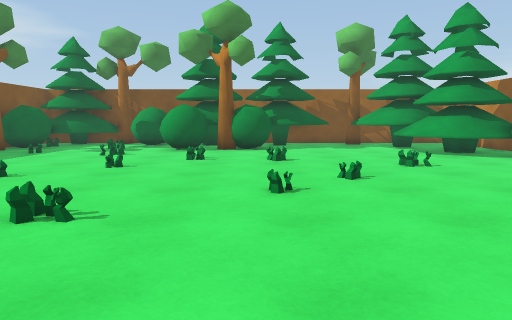
view 1 (above)

21 first-person views from a walk through a Unity game level. The camera is 1.2 m above the floor, tilts 6° down and sees 70° across. The floor is counted in squares, 1 m on a side. Each view is taken from the middle of a square. On the plan, view 1 faces up. The plan holds only what a view shows up to about 15 squares ahead; the rest is blank. The player character is not drawn.

view 2
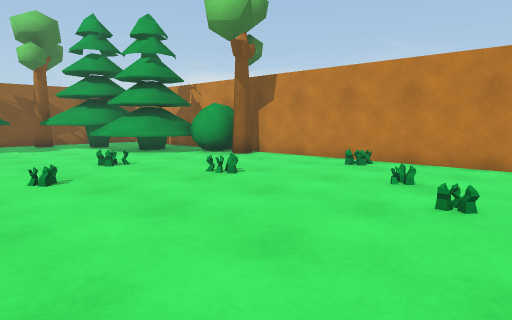

view 3
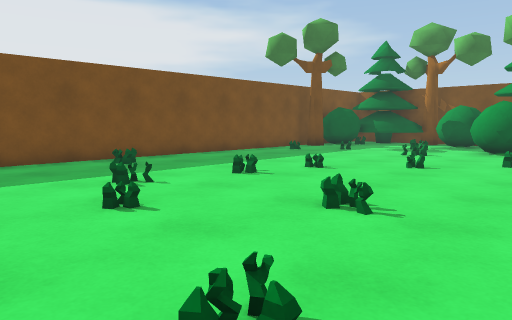

view 4
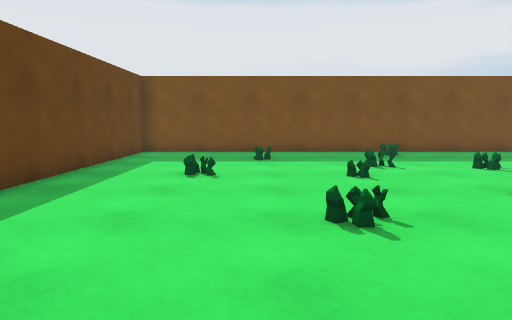

view 5
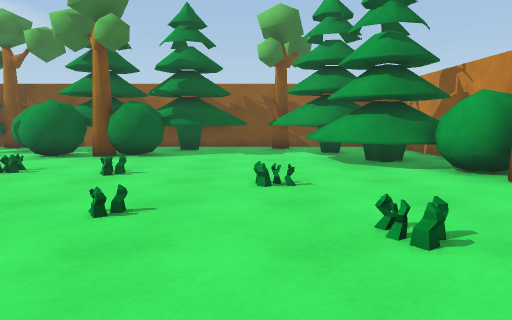

view 6
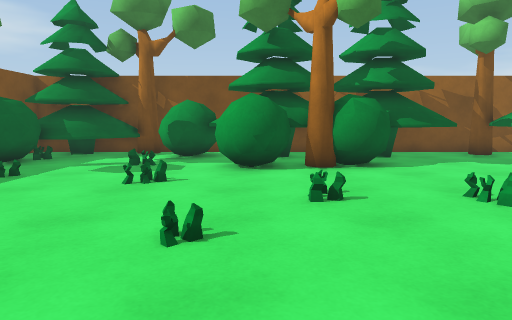

view 7
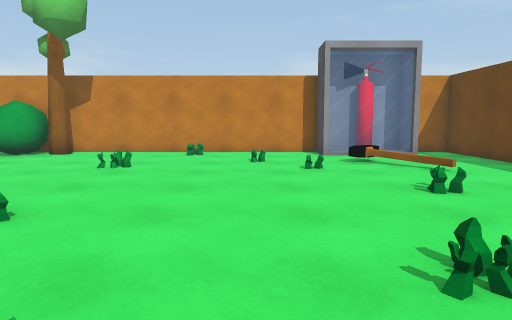

view 8
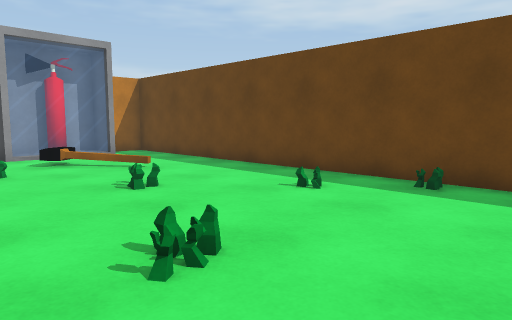

view 9
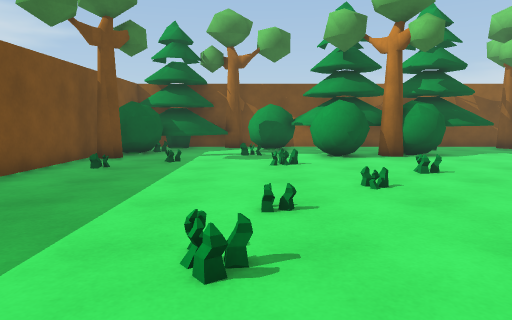

view 10
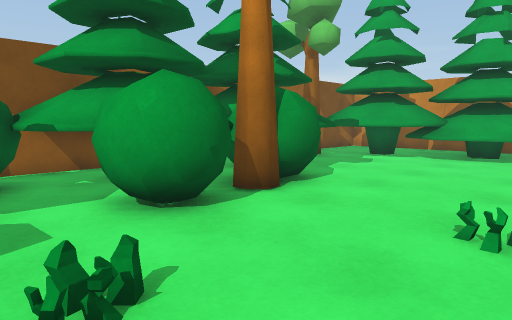

view 11
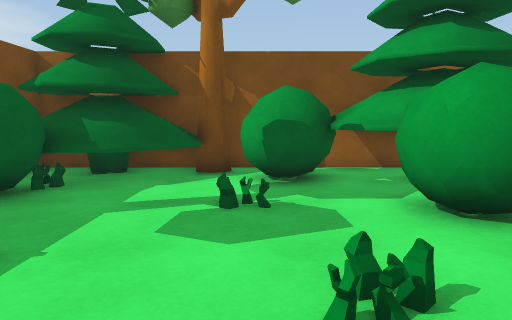

view 12
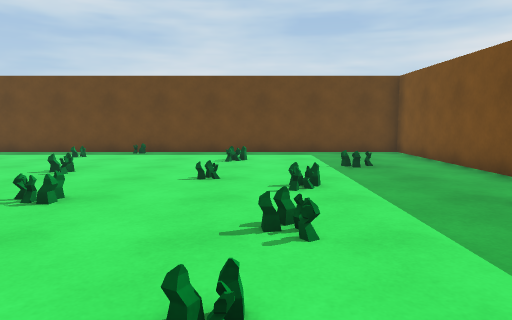

view 13
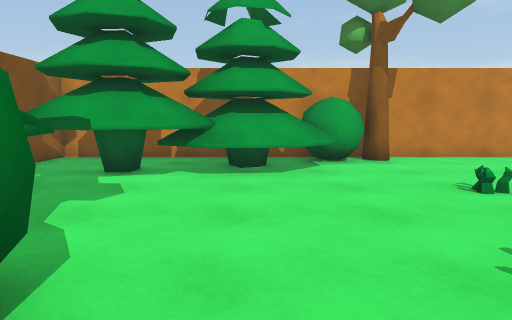

view 14
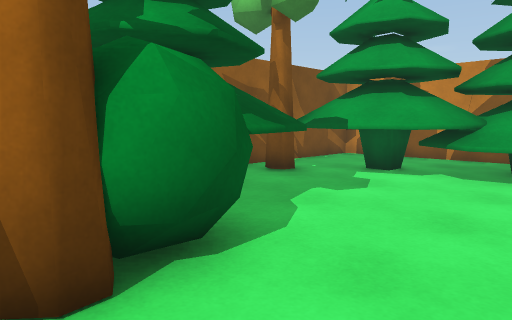

view 15
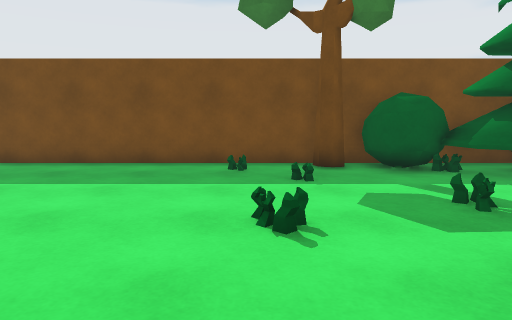

view 16
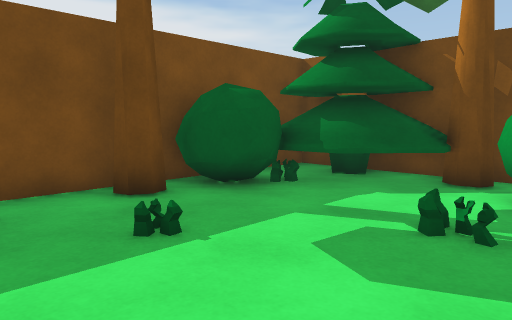

view 17
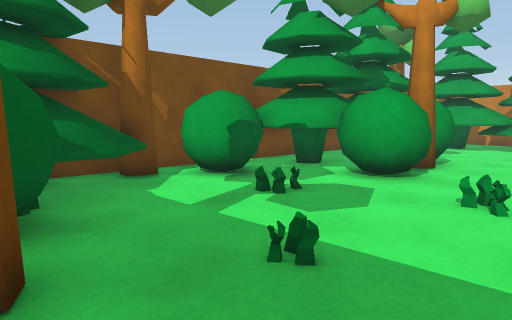

view 18
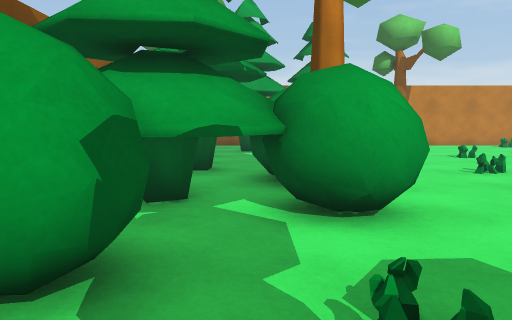

view 19
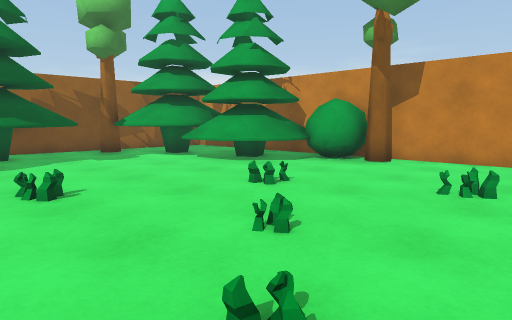

view 20
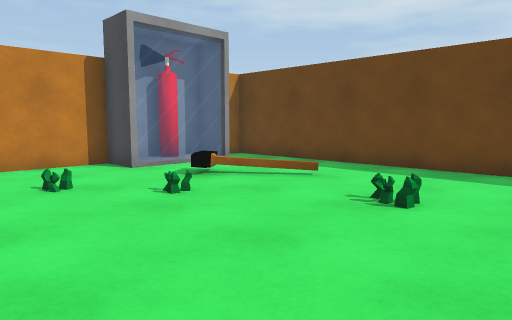

view 21
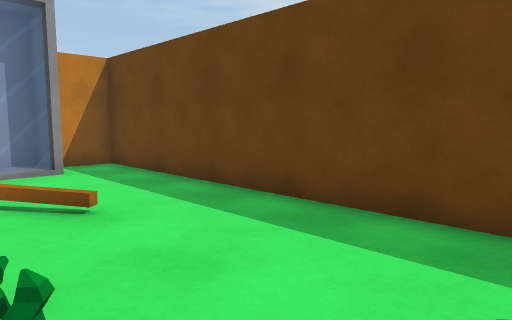

### Floor plan
Points are (right, up) in squares from view 1. A wall is a line through its corners. A room is listed if a view was taken in it or the views show most of it. See-through windows are left out.
Room 1 (views 1, 2, 3, 4, 5, 6, 7, 8, 9, 10, 11, 12, 13, 14, 15, 16, 17, 18, 19, 20, 21)
walls: (8.9, 0.6) (10.4, 0.6) (10.4, 14.5); (-0.4, 20.5) (-7.6, 20.5); (-11.6, 20.6) (-11.6, -4.5) (10.4, -4.5) (10.4, -3.1)
ways out: opening at (4, 18) to room 2
objects: tree (-11, 15); bush (-11, 16) to (-10, 18); tree (-11, 18) to (-8, 21); other object (-10, 5); other object (-10, 13); other object (-9, 0); other object (-9, 14); other object (-7, 3); tree (-7, 19) to (-7, 20); other object (-6, 6); other object (-6, 8); other object (-6, 16); bush (-6, 18) to (-4, 19); other object (-5, -1); other object (-5, 2); other object (-5, 13); other object (-4, 10); bush (-4, 15) to (-3, 17); tree (-4, 17) to (-1, 20); other object (-3, 5); other object (-2, -4); other object (-2, 12); tree (-2, 15) to (-1, 16); other object (-1, 1); bush (-1, 15) to (1, 17); other object (0, -2); other object (0, 6); tree (0, 16) to (3, 20); other object (1, 11); other object (2, 0); other object (2, 8); other object (4, 10); other object (5, 2); tree (5, 16) to (8, 19); other object (6, 7); tree (6, 12) to (10, 16); hammer (7, 0); other object (7, 3); bush (8, 11) to (10, 13); other object (9, 5); tree (9, 10)
Room 2 (no view inside)
walls: (6, 20.5) (3.5, 20.5)
ways out: opening at (4, 18) to room 1
objects: tree (5, 19) to (5, 20)

Where each view was taken, in squares from view 1:
view 1: 0 up, 0 right, facing up
view 2: 0 up, 0 right, facing up-right
view 3: 0 up, 0 right, facing up-left
view 4: 0 up, 3 right, facing left
view 5: 3 up, 4 right, facing up
view 6: 6 up, 3 left, facing up
view 7: 3 up, 4 left, facing right
view 8: 3 up, 4 left, facing down-right
view 9: 3 up, 6 left, facing up
view 10: 11 up, 6 left, facing up-right
view 11: 11 up, 6 left, facing up
view 12: 10 up, 6 left, facing down
view 13: 14 up, 2 left, facing right
view 14: 13 up, 2 left, facing up-right
view 15: 13 up, 1 left, facing left
view 16: 12 up, 5 left, facing up-left
view 17: 12 up, 11 left, facing up-right
view 18: 17 up, 8 left, facing right
view 19: 5 up, 1 left, facing up-right
view 20: 5 up, 0 right, facing down-right
view 21: 0 up, 0 right, facing down-right
